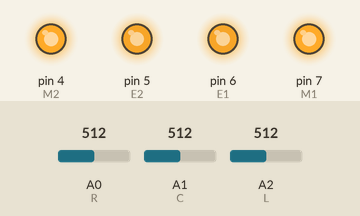
A sketch run on a simulated Arduino Uno, built with avr-gcc and run on an emulated ATmega328P. Shown: output pins drawn as LEDs (lit = HIGH). The test bench sets the inputs (shaded band); at power-on: A0 (R) = 512, A1 (C) = 512, A2 (L) = 512. What the sketch prints to the serial monitor is not drawn.

Above: at 0.1 s.
Timing chart, 0 to 1.6 s (numbered marks = the images above):
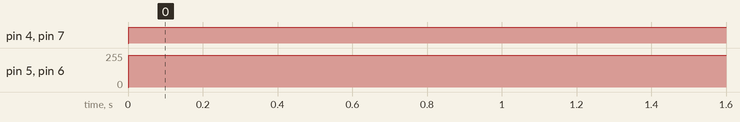

The sketch:

Mod_2B.ino
```cpp
#include <Servo.h>

int AVGTHRESH = 55;
int L = A2;
int R = A0;
int C = A1;
int LVal = 0;
int RVal = 0;
int CVal = 0;
int AVGVal = 0;
int E1 = 6;
int M1 = 7;
int E2 = 5;
int M2 = 4;


void setup() {
  Serial.begin(9600);
  pinMode(M1, OUTPUT);
  pinMode(M2, OUTPUT);
  pinMode(L, INPUT);
  pinMode(R, INPUT);
  pinMode(C, INPUT);

}

void loop() {
  LVal=analogRead(L);
  RVal=analogRead(R);
  CVal=analogRead(C);
  AVGVal = (LVal+RVal+CVal)/3;
  Serial.println(AVGVal);
  if (AVGVal > AVGTHRESH){
        while (AVGVal > AVGTHRESH){
          Serial.println("BLACK");
          LVal=analogRead(L);
          RVal=analogRead(R);
          CVal=analogRead(C);
          AVGVal = (LVal+RVal+CVal)/3;
          Serial.println(AVGVal);
          digitalWrite(M1, HIGH);
          analogWrite(E1, 750);
          digitalWrite(M2, HIGH);
          analogWrite(E2, 750);
        }
  }else{
        Serial.println("WHITE");
        digitalWrite(M1, HIGH);
        digitalWrite(M2 , LOW);
        analogWrite(E1, 750);
        analogWrite(E2, 750);
  }
}
```

Measured:
- by itself, pin 4 (M2), pin 7 (M1): LOW → HIGH at 0.00 s
- by itself, pin 5 (E2), pin 6 (E1): 0/255 → 238/255 at 0.00 s
